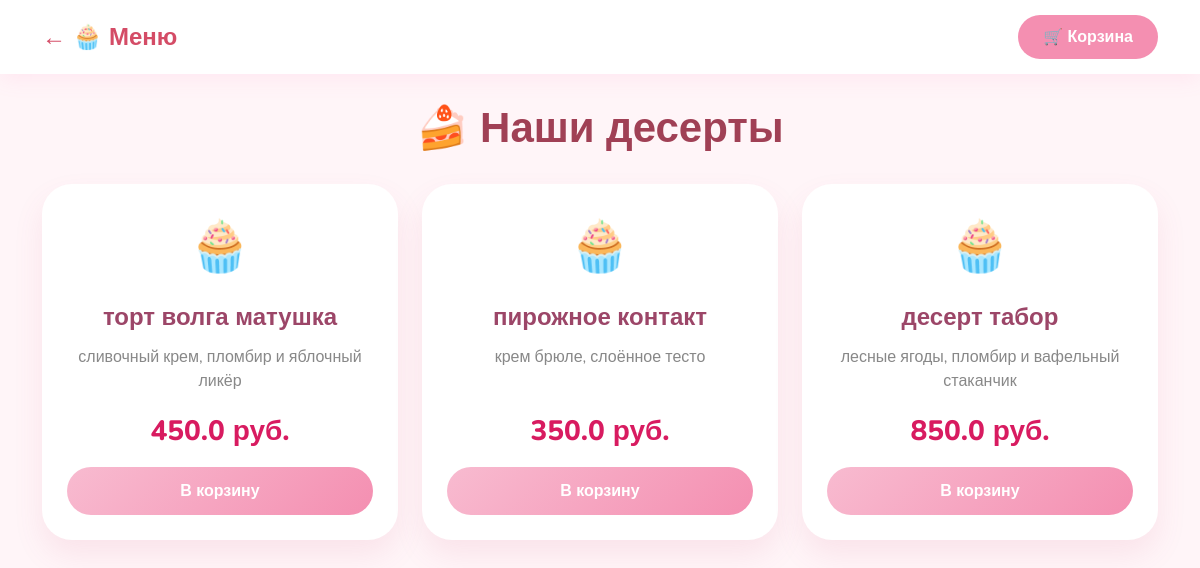
The app's page /menu (signed in) with its own data.
### tables this page shows
CREATE TABLE menu (
                id INTEGER PRIMARY KEY AUTOINCREMENT,
                name TEXT NOT NULL,
                description TEXT,
                price REAL NOT NULL,
                image_url TEXT
            );

### app.py (the view)
@app.route('/menu')
def menu():
    if 'user_id' not in session:
        return redirect(url_for('login'))
    db = get_db()
    items = db.execute("SELECT * FROM menu").fetchall()
    return render_template('menu.html', items=items)

### app.py (called while the page is built)
def get_db():
    db = getattr(g, '_database', None)
    if db is None:
        db = g._database = sqlite3.connect(DATABASE)
        db.row_factory = sqlite3.Row
    return db

@app.teardown_appcontext
def close_connection(exception):
    db = getattr(g, '_database', None)
    if db is not None:
        db.close()

### templates/menu.html (shortened to what this page needs)
<!DOCTYPE html>
<html lang="ru">
<head>
    <link href="https://cdn.jsdelivr.net/npm/bootstrap@5.3.0/dist/css/bootstrap.min.css" rel="stylesheet">
</head>
<body>
    <nav class="navbar-sweet">
        <div class="container d-flex justify-content-between align-items-center">
            <a href="{{ url_for('user_cabinet') }}" class="navbar-brand">← 🧁 Меню</a>
            <a href="{{ url_for('cart') }}" class="btn-cart">🛒 Корзина</a>
        </div>
    </nav>
    <div class="container">
        <h1 class="page-title">🍰 Наши десерты</h1>
        <div class="row g-4 mb-5">
            {% for item in items %}
            <div class="col-md-4">
                <div class="menu-card">
                    <div class="menu-icon">🧁</div>
                    <div class="menu-name">{{ item.name }}</div>
                    <div class="menu-desc">{{ item.description or 'Нежнейший десерт' }}</div>
                    <div class="menu-price">{{ item.price }} руб.</div>
                    <a href="{{ url_for('add_to_cart', item_id=item.id) }}" class="btn-add">В корзину</a>
                </div>
            </div>
            {% else %}
            <div class="col-12 text-center py-5">
                <div style="font-size:50px;">😔</div>
                <h3 class="mt-3 text-muted">Меню пока пустое</h3>
                <p>Администратор скоро добавит вкусняшки!</p>
            </div>
            {% endfor %}
        </div>
    </div>
</body>
</html>

### templates/menu.html (style rules this page uses)
* { font-family: 'Nunito', sans-serif; }
body { background: #fff5f8; }
.navbar-sweet { background: white; box-shadow: 0 5px 20px rgba(255, 105, 180, 0.1); padding: 15px 0; }
.navbar-brand { font-size: 24px; font-weight: 700; color: #d44c66 !important; text-decoration: none; }
.btn-cart { background: #f48fb1; color: white; border-radius: 50px; padding: 10px 25px; font-weight: 600; border: none; text-decoration: none; }
.page-title { color: #a04055; font-weight: 700; margin: 30px 0; text-align: center; font-size: 42px; }
.menu-card { background: white; border-radius: 30px; padding: 25px; box-shadow: 0 15px 30px rgba(210, 80, 120, 0.1); height: 100%; text-align: center; }
.menu-icon { font-size: 50px; margin-bottom: 15px; }
.menu-name { font-size: 24px; font-weight: 700; color: #9c4668; }
.menu-desc { color: #888; min-height: 50px; margin: 10px 0; }
.menu-price { font-size: 28px; font-weight: 800; color: #d81b60; margin: 15px 0; }
.btn-add { background: linear-gradient(135deg, #f8bbd0 0%, #f48fb1 100%); color: white; border-radius: 50px; padding: 12px; font-weight: 700; border: none; width: 100%; text-decoration: none; display: block; }

### records on screen
menu: name "торт волга матушка", description "сливочный крем, пломбир и яблочный ликёр", price "450.0"
menu: name "пирожное контакт", description "крем брюле, слоённое тесто", price "350.0"
menu: name "десерт табор", description "лесные ягоды, пломбир и вафельный стаканчик", price "850.0"
